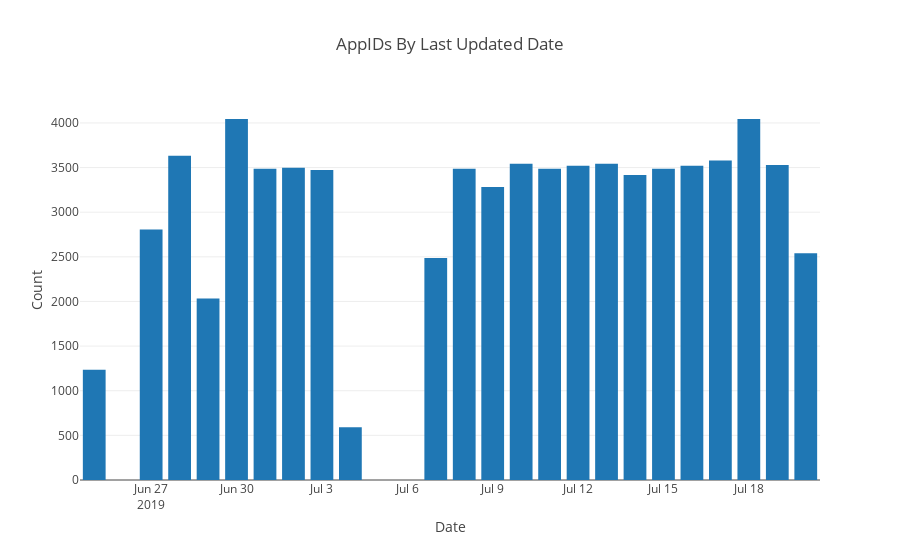

Write notebook code for a chart like this one.
### Markdown cell above
## Large numbers of old AppID entries means `refreshsteam.py` needs to be run.  This excludes consistently failed appids.

### Code cell
# https://plot.ly/python/bar-charts/

data = [Bar(
        x=grouped_df['updated_date'],
        y=grouped_df['count']
    )]

layout = Layout(
        title='AppIDs By Last Updated Date',
        xaxis=dict(
            title='Date'
        ),
        yaxis=dict(
            title='Count'
        )
    )

fig = Figure(data=data, layout=layout)

iplot(fig)

### Figure 1 — Plotly figure (JSON) as saved in the notebook; plotly's stock layout.template omitted (floating-point values rounded to 4 significant figures)
{"data": [{"type": "bar", "uid": "ba6bc7a4-c921-4239-a6ff-16218dbfff40", "x": ["2019-06-25", "2019-06-27", "2019-06-28", "2019-06-29", "2019-06-30", "2019-07-01", "2019-07-02", "2019-07-03", "2019-07-04", "2019-07-07", "2019-07-08", "2019-07-09", "2019-07-10", "2019-07-11", "2019-07-12", "2019-07-13", "2019-07-14", "2019-07-15", "2019-07-16", "2019-07-17", "2019-07-18", "2019-07-19", "2019-07-20"], "y": [1235, 2805, 3632, 2034, 4044, 3487, 3498, 3472, 591, 2487, 3487, 3283, 3543, 3486, 3521, 3544, 3416, 3486, 3520, 3580, 4044, 3530, 2539]}], "layout": {"title": {"text": "AppIDs By Last Updated Date"}, "xaxis": {"title": {"text": "Date"}}, "yaxis": {"title": {"text": "Count"}}}}
